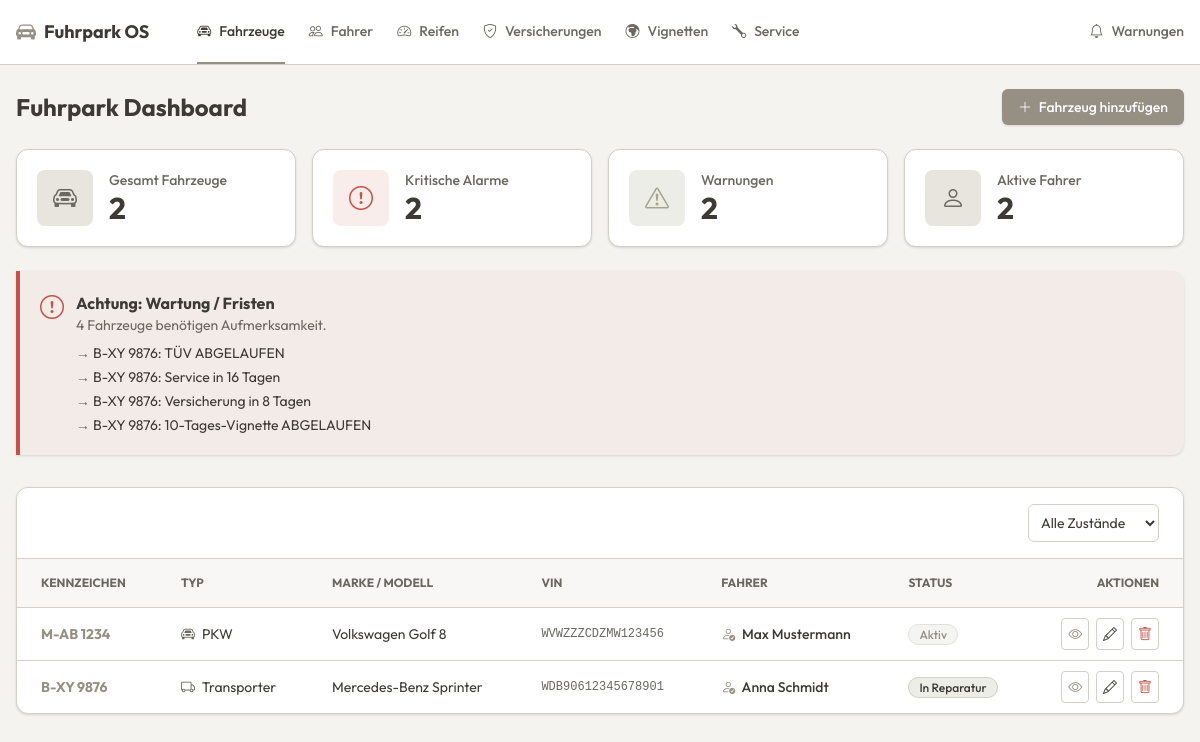
The page / on the database its author committed.
### tables this page shows
CREATE TABLE fahrzeuge (
        id INTEGER PRIMARY KEY AUTOINCREMENT,
        kennzeichen TEXT NOT NULL,
        fahrzeug_typ TEXT NOT NULL,
        marke TEXT NOT NULL,
        modell TEXT NOT NULL,
        vin TEXT NOT NULL,
        status TEXT DEFAULT 'Aktiv',
        fahrer_id INTEGER DEFAULT NULL,
        naechster_tuev TEXT NOT NULL,
        naechster_service TEXT NOT NULL
    );

### index.php (the view, shortened to what this page needs)
<?php
require 'config/db.php';
$statusFilter = $_GET['status'] ?? 'Alle';
$currentMonth = date('Y-m');
$totalVehicles = $pdo->query("SELECT COUNT(*) FROM fahrzeuge")->fetchColumn();
$totalDrivers = $pdo->query("SELECT COUNT(*) FROM fahrer")->fetchColumn();
$criticalCount = 0; $warningCount = 0; $alertMessages = [];
$today = time(); $warnLimit = strtotime('+30 days');
$checkWarning = function($date, $label, $type) use (&$criticalCount, &$warningCount, &$alertMessages, $today, $warnLimit) {
    $ts = strtotime($date);
    if ($ts < $today) {
        $alertMessages[] = "$label: $type ABGELAUFEN";
    } elseif ($ts <= $warnLimit) {
        $days = ceil(($ts - $today) / 86400);
        $alertMessages[] = "$label: $type in $days Tagen";
    }
};
$allVehicles = $pdo->query("SELECT f.id, f.kennzeichen, f.naechster_tuev, f.naechster_service,
                                   v.ablaufdatum, vig.gueltig_bis, vig.vignetten_typ
                            FROM fahrzeuge f
                            LEFT JOIN versicherung v ON f.id = v.fahrzeug_id
                            LEFT JOIN vignette vig ON f.id = vig.fahrzeug_id")->fetchAll(PDO::FETCH_ASSOC);
$sql = "SELECT DISTINCT f.*, dr.vorname, dr.nachname
        FROM fahrzeuge f
        LEFT JOIN fahrer dr ON f.fahrer_id = dr.id
        LEFT JOIN vignette vig ON f.id = vig.fahrzeug_id ";
if ($statusFilter === 'Warnungen') {
    $sql .= "WHERE substr(f.naechster_tuev, 1, 7) = :m OR substr(f.naechster_service, 1, 7) = :m
             OR f.naechster_tuev < date('now') OR f.naechster_service < date('now')
             OR (vig.gueltig_bis BETWEEN date('now') AND date('now', '+30 days')) OR vig.gueltig_bis < date('now')";
    $stmt = $pdo->prepare($sql);
    $stmt->execute(['m' => $currentMonth]);
} else {
    $sql .= ($statusFilter !== 'Alle') ? "WHERE f.status = ?" : "";
    $stmt = $pdo->prepare($sql);
    $stmt->execute($statusFilter !== 'Alle' ? [$statusFilter] : []);
}
$fahrzeuge = $stmt->fetchAll(PDO::FETCH_ASSOC);
?>
<!DOCTYPE html>
<html lang="de">
<head>
    <link href="https://cdn.jsdelivr.net/npm/bootstrap-icons@1.10.5/font/bootstrap-icons.css" rel="stylesheet">
    <script src="https://unpkg.com/@tailwindcss/browser@4"></script>
</head>
<body>
<?php include 'components/navbar.php'; ?>
<main class="max-w-[1300px] mx-auto px-4 py-6">
    <div class="flex flex-wrap justify-between items-center mb-6 gap-4">
        <h1 class="text-2xl font-bold">Fuhrpark Dashboard</h1>
        <a href="views/vehicles/vehicle_form.php" class="bg-primary text-white px-4 py-2 text-sm font-medium rounded-md shadow-sm">
            <i class="bi bi-plus-lg mr-1"></i> Fahrzeug hinzufügen
        </a>
    </div>
    <div class="grid grid-cols-1 sm:grid-cols-2 lg:grid-cols-4 gap-4 mb-6">
        <?php
        $kpis = [
                ['Gesamt Fahrzeuge', $totalVehicles, 'bi-car-front', 'bg-muted text-muted-foreground'],
                ['Kritische Alarme', $criticalCount, 'bi-exclamation-circle', 'bg-destructive/10 text-destructive'],
                ['Warnungen', $warningCount, 'bi-exclamation-triangle', 'bg-secondary/20 text-secondary'],
                ['Aktive Fahrer', $totalDrivers, 'bi-person', 'bg-muted text-muted-foreground']
        ];
        foreach ($kpis as $k): ?>
            <div class="bg-card rounded-xl p-5 shadow-sm border border-border flex items-center gap-4">
                <div class="w-14 h-14 rounded-lg <?= $k[3] ?> flex items-center justify-center text-2xl"><i class="bi <?= $k[2] ?>"></i></div>
                <div>
                    <div class="text-sm text-muted-foreground font-medium"><?= $k[0] ?></div>
                    <div class="text-3xl font-bold"><?= $k[1] ?></div>
                </div>
            </div>
        <?php endforeach; ?>
    </div>
    <?php if (!empty($alertMessages)): ?>
        <div class="bg-destructive/5 border-l-4 border-destructive rounded-r-xl p-5 mb-8 shadow-sm">
            <div class="flex items-start gap-3">
                <i class="bi bi-exclamation-circle text-destructive text-2xl"></i>
                <div>
                    <h3 class="font-bold">Achtung: Wartung / Fristen</h3>
                    <p class="text-sm text-muted-foreground mb-2"><?= count($alertMessages) ?> Fahrzeuge benötigen Aufmerksamkeit.</p>
                    <ul class="space-y-1 text-sm">
                        <?php foreach (array_slice($alertMessages, 0, 5) as $msg): ?>
                            <li><span class="text-muted-foreground">→</span> <?= htmlspecialchars($msg) ?></li>
                        <?php endforeach; ?>
                    </ul>
                </div>
            </div>
        </div>
    <?php endif; ?>
    <div class="bg-card border border-border rounded-xl shadow-sm overflow-hidden">
        <div class="px-6 py-4 border-b border-border flex justify-end bg-card/50">
            <form method="GET" class="m-0">
                <select name="status" class="border border-border rounded-md p-2 text-sm focus:ring-2 focus:ring-primary outline-none cursor-pointer" onchange="this.form.submit()">
                    <option value="Alle" <?= $statusFilter == 'Alle' ? 'selected' : '' ?>>Alle Zustände</option>
                </select>
            </form>
        </div>
        <div class="overflow-x-auto">
            <table class="w-full text-sm text-left whitespace-nowrap">
                <thead class="text-xs text-muted-foreground uppercase bg-muted/30 border-b border-border">
                <tr>
                    <th class="px-6 py-4">Kennzeichen</th>
                    <th class="px-6 py-4">Typ</th>
                    <th class="px-6 py-4">Marke / Modell</th>
                    <th class="px-6 py-4">VIN</th>
                    <th class="px-6 py-4">Fahrer</th>
                    <th class="px-6 py-4">Status</th>
                    <th class="px-6 py-4 text-right">Aktionen</th>
                </tr>
                </thead>
                <tbody class="divide-y divide-border">
                <?php foreach ($fahrzeuge as $auto): ?>
                    <tr class="hover:bg-muted/30">
                        <td class="px-6 py-4 font-bold"><a href="views/vehicles/vehicle_details.php?id=<?= $auto['id'] ?>" class="text-primary hover:underline"><?= htmlspecialchars($auto['kennzeichen']) ?></a></td>
                        <td class="px-6 py-4"><i class="bi <?= $auto['fahrzeug_typ'] == 'Transporter' ? 'bi-truck' : 'bi-car-front' ?> text-muted-foreground mr-1"></i> <?= htmlspecialchars($auto['fahrzeug_typ']) ?></td>
                        <td class="px-6 py-4"><?= htmlspecialchars($auto['marke']) ?> <?= htmlspecialchars($auto['modell']) ?></td>
                        <td class="px-6 py-4 font-mono text-muted-foreground text-xs"><?= htmlspecialchars($auto['vin']) ?></td>
                        <td class="px-6 py-4">
                            <?php if (!empty($auto['vorname'])): ?>
                                <span class="font-medium"><i class="bi bi-person-check text-primary mr-1"></i> <?= htmlspecialchars($auto['vorname'] . ' ' . $auto['nachname']) ?></span>
                            <?php else: ?>
                                <span class="text-muted-foreground italic text-xs">Nicht zugewiesen</span>
                            <?php endif; ?>
                        </td>
                        <td class="px-6 py-4">
                            <?php
                            $badge = ['bg-muted text-muted-foreground', 'border-border'];
                            if ($auto['status'] == 'Aktiv') $badge = ['bg-primary/10 text-primary', 'border-primary/20'];
                            if ($auto['status'] == 'In Reparatur') $badge = ['bg-secondary/20', 'border-secondary/40'];
                            ?>
                            <span class="px-2.5 py-0.5 rounded-full text-xs font-medium border <?= implode(' ', $badge) ?>"><?= htmlspecialchars($auto['status']) ?></span>
                        </td>
                        <td class="px-6 py-4 text-right">
                            <a href="views/vehicles/vehicle_details.php?id=<?= $auto['id'] ?>" class="p-1.5 rounded border border-border hover:bg-muted text-primary" title="Details"><i class="bi bi-eye"></i></a>
                            <a href="views/vehicles/vehicle_form.php?id=<?= $auto['id'] ?>" class="p-1.5 rounded border border-border hover:bg-muted ml-1" title="Bearbeiten"><i class="bi bi-pencil"></i></a>
                            <a href="views/vehicles/delete_vehicle.php?id=<?= $auto['id'] ?>" class="p-1.5 rounded border border-border hover:bg-destructive/10 text-destructive ml-1" title="Löschen" onclick="return confirm('Wirklich löschen?');"><i class="bi bi-trash"></i></a>
                        </td>
                    </tr>
                <?php endforeach; if (empty($fahrzeuge)): ?>
                    <tr><td colspan="7" class="px-6 py-12 text-center text-muted-foreground">Keine Fahrzeuge gefunden.</td></tr>
                <?php endif; ?>
                </tbody>
            </table>
        </div>
    </div>
</main>
</body>
</html>

### components/navbar.php (shortened to what this page needs)
<?php
$currentPage = basename($_SERVER['SCRIPT_NAME']);
?>
<nav class="bg-card border-b border-border sticky top-0 z-50">
    <div class="max-w-[1300px] mx-auto px-4 h-16 flex items-center gap-8 overflow-x-auto no-scrollbar">
        <a href="<?= BASE_URL ?>index.php" class="flex items-center gap-2 text-lg font-bold whitespace-nowrap pr-4">
            <i class="bi bi-car-front-fill text-primary text-xl"></i> Fuhrpark OS
        </a>
        <div class="flex items-center gap-6 h-full text-sm font-medium">
            <?php
            $navItems = [
                    ['Fahrzeuge', 'bi-car-front', ['index.php', 'vehicle_details.php', 'vehicle_form.php'], 'index.php'],
                    ['Fahrer', 'bi-people', ['drivers_list.php', 'driver_form.php', 'assign_driver.php'], 'views/drivers/drivers_list.php'],
                    ['Reifen', 'bi-speedometer2', ['tires_list.php', 'tire_form.php'], 'views/vehicles/tires_list.php'],
                    ['Versicherungen', 'bi-shield-check', ['insurance_list.php', 'insurance_form.php'], 'views/vehicles/insurance_list.php'],
                    ['Vignetten', 'bi-globe-europe-africa', ['vignette_list.php', 'vignette_form.php'], 'views/vehicles/vignette_list.php'],
                    ['Service', 'bi-wrench', ['service_list.php', 'service_form.php'], 'views/service/service_list.php']
            ];
            foreach ($navItems as $item):
                $isActive = in_array($currentPage, $item[2])
                        ? 'border-primary text-foreground'
                        : 'border-transparent text-muted-foreground hover:text-foreground hover:border-border';
                ?>
                <a href="<?= BASE_URL . $item[3] ?>" class="flex items-center gap-2 h-full border-b-2 transition-colors whitespace-nowrap <?= $isActive ?>">
                    <i class="bi <?= $item[1] ?>"></i> <?= $item[0] ?>
                </a>
            <?php endforeach; ?>
        </div>
        <?php
        $isWarningsActive = ($currentPage === 'warnings_list.php')
                ? 'border-primary text-foreground'
                : 'border-transparent text-muted-foreground hover:text-foreground';
        ?>
        <a href="<?= BASE_URL ?>views/vehicles/warnings_list.php" class="flex items-center gap-2 h-full border-b-2 text-sm font-medium transition-colors whitespace-nowrap pl-4 border-l border-border <?= $isWarningsActive ?>">
            <i class="bi bi-bell"></i> Warnungen
        </a>
    </div>
</nav>

### components/navbar.php (style rules this page uses)
.no-scrollbar { -ms-overflow-style: none; scrollbar-width: none; }

### rows shown on the page
fahrzeuge: kennzeichen "M-AB 1234", fahrzeug_typ "PKW", marke "Volkswagen", modell "Golf 8", vin "WVWZZZCDZMW123456", nachname "Max Mustermann", status "Aktiv"
fahrzeuge: kennzeichen "B-XY 9876", fahrzeug_typ "Transporter", marke "Mercedes-Benz", modell "Sprinter", vin "WDB90612345678901", nachname "Anna Schmidt", status "In Reparatur"

### other values the page prints
$item[0] "Fahrzeuge"
$item[0] "Fahrer"
$item[0] "Reifen"
$item[0] "Versicherungen"
$item[0] "Vignetten"
$item[0] "Service"
$k[0] "Gesamt Fahrzeuge"
$k[1] "2"
$k[0] "Kritische Alarme"
$k[0] "Warnungen"
$k[0] "Aktive Fahrer"
count($alertMessages) "4"
$msg "B-XY 9876: TÜV ABGELAUFEN"
$msg "B-XY 9876: Service in 16 Tagen"
$msg "B-XY 9876: Versicherung in 8 Tagen"
